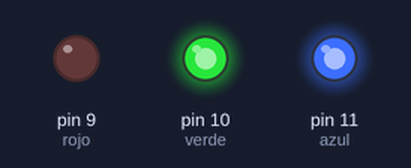
Bench run of a sketch on a simulated Arduino Uno, built with avr-gcc and run on an emulated ATmega328P. On the bench: output pins drawn as LEDs (lit = HIGH).

Above: at 1.0 s.
At 3.0 s:
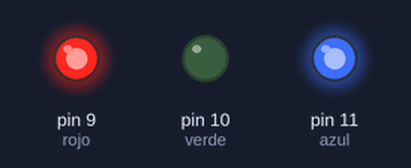
At 5.0 s:
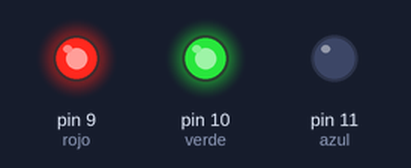
Timing chart, 0 to 7.8 s (numbered marks = the images above):
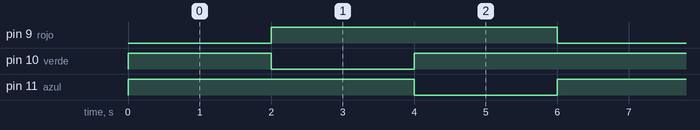

Measured:
- by itself, pin 9 (rojo), pin 11 (azul): alternates HIGH for 4.0 s and LOW for 2.0 s
- by itself, pin 10 (verde): repeats every 6.0 s: LOW 2.0 s, HIGH 4.0 s
- by itself, everything shown: repeats every 6.0 s, in 3 steps

The sketch:

rojo_azul_rojo.ino
```cpp
int rojo=9;
int verde=10;
int azul=11;

void setup()
{
  pinMode(rojo,OUTPUT);
  pinMode(verde,OUTPUT);
  pinMode(azul,OUTPUT);
}

void loop()
{
  analogWrite(rojo,0);
  analogWrite(verde,255);
  analogWrite(azul,255);
  delay(2000);

  analogWrite(rojo,255);
  analogWrite(verde,0);
  analogWrite(azul,255);
  delay(2000);

  analogWrite(rojo,255);
  analogWrite(verde,255);
  analogWrite(azul,0);
  delay(2000);
}
```
